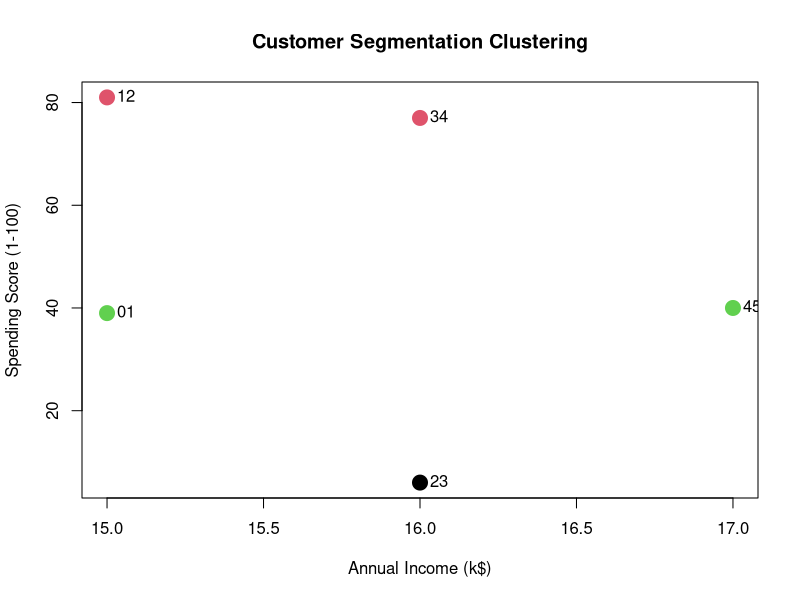

Reproduce this figure in R.
# Question 1: Mall Customer Segmentation
data <- data.frame(
  CustomerID = c("01", "12", "23", "34", "45"),
  Gender = c("Male", "Male", "Female", "Female", "Female"),
  Age = c(19, 21, 20, 23, 31),
  Annual_Income = c(15, 15, 16, 16, 17),
  Spending_Score = c(39, 81, 6, 77, 40)
)

# K-Means Clustering based on Income and Spending Score
set.seed(123)
km.res <- kmeans(data[, c("Annual_Income", "Spending_Score")], centers = 3) # adjust centers for larger datasets

# Plotting Clusters
plot(data$Annual_Income, data$Spending_Score, 
     col = km.res$cluster, pch = 19, cex = 2,
     xlab = "Annual Income (k$)", ylab = "Spending Score (1-100)",
     main = "Customer Segmentation Clustering")
text(data$Annual_Income, data$Spending_Score, labels = data$CustomerID, pos = 4)
